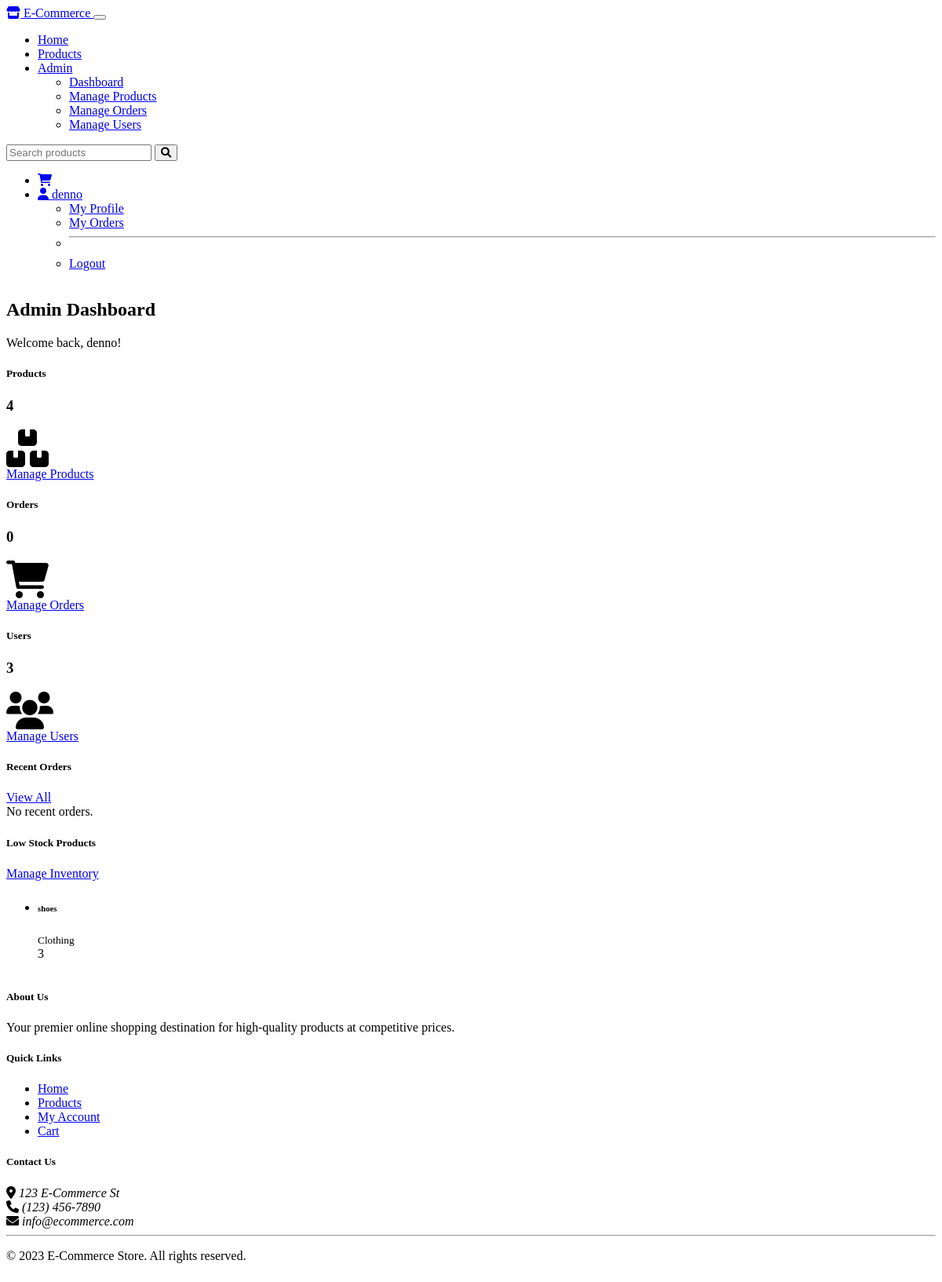
Page /admin/dashboard (signed in) on the earlier database version.
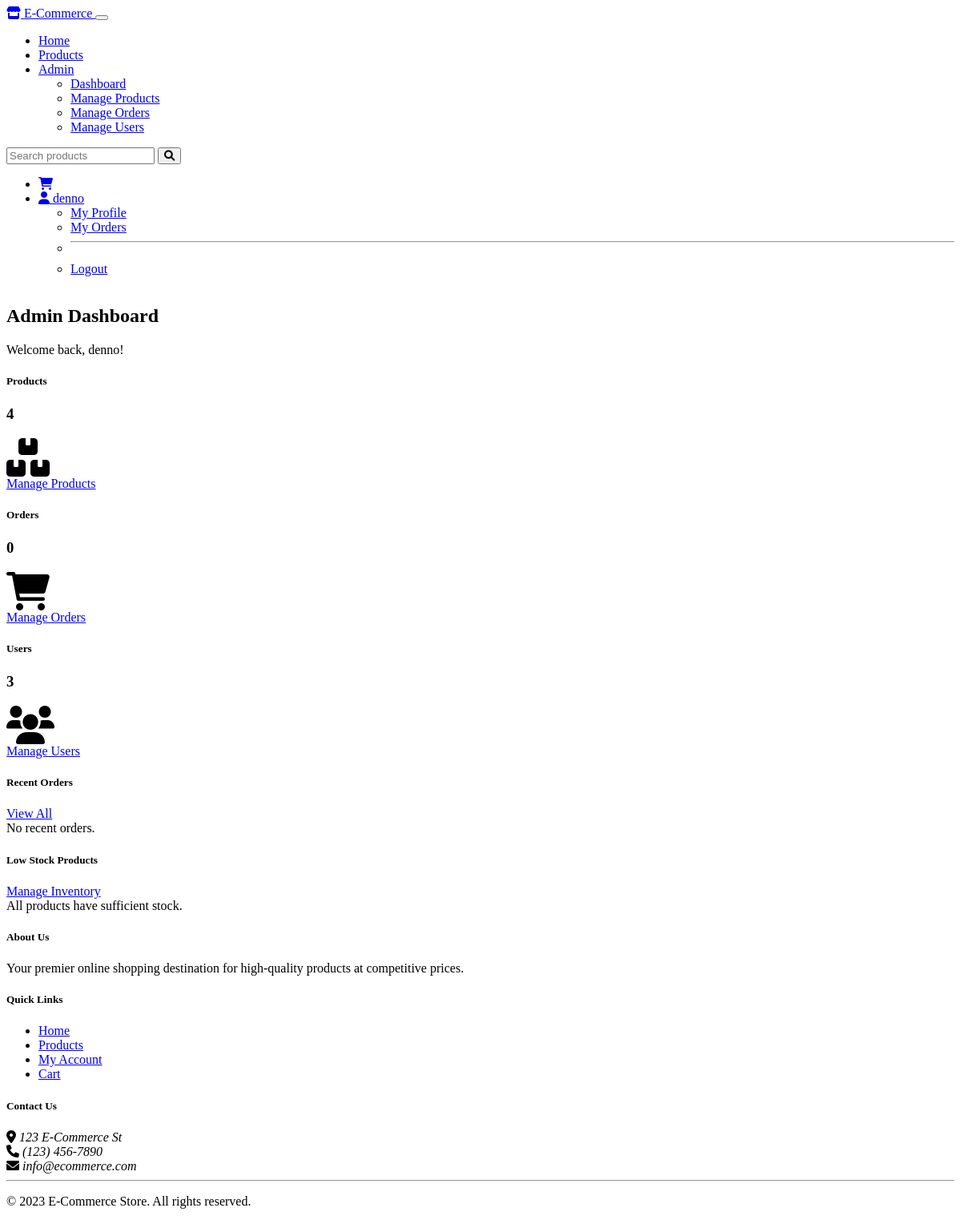
Same page on the later database version.
### tables this page shows
CREATE TABLE users (
        id INTEGER PRIMARY KEY AUTOINCREMENT,
        username TEXT UNIQUE NOT NULL,
        email TEXT UNIQUE NOT NULL,
        password TEXT NOT NULL,
        role TEXT NOT NULL DEFAULT 'customer'
    );

CREATE TABLE products (
        id INTEGER PRIMARY KEY AUTOINCREMENT,
        name TEXT NOT NULL,
        description TEXT NOT NULL,
        price REAL NOT NULL,
        image_url TEXT,
        category TEXT NOT NULL,
        stock INTEGER NOT NULL DEFAULT 0,
        created_at TIMESTAMP NOT NULL DEFAULT CURRENT_TIMESTAMP
    , size TEXT);

### admin.py (the view)
@admin_bp.route('/dashboard')
@login_required
@admin_required
def dashboard():
    conn = get_db_connection()
    product_count = conn.execute('SELECT COUNT(*) FROM products').fetchone()[0]
    order_count = conn.execute('SELECT COUNT(*) FROM orders').fetchone()[0]
    user_count = conn.execute('SELECT COUNT(*) FROM users').fetchone()[0]
    recent_orders = conn.execute('''
        SELECT o.*, u.username
        FROM orders o
        JOIN users u ON o.user_id = u.id
        ORDER BY o.created_at DESC LIMIT 5
    ''').fetchall()
    low_stock_products = conn.execute('SELECT * FROM products WHERE stock < 10').fetchall()
    conn.close()
    return render_template('admin/dashboard.html',
                          product_count=product_count,
                          order_count=order_count,
                          user_count=user_count,
                          recent_orders=recent_orders,
                          low_stock_products=low_stock_products)

### admin.py (called while the page is built)
def admin_required(f):
    @wraps(f)
    def decorated_function(*args, **kwargs):
        if not current_user.is_authenticated or current_user.role != 'admin':
            abort(403)
        return f(*args, **kwargs)
    return decorated_function

### app.py (called while the page is built)
def get_db_connection():
    conn = sqlite3.connect(DATABASE)
    conn.row_factory = sqlite3.Row
    return conn

### models.py (called while the page is built)
@login_manager.user_loader
def load_user(user_id):
    return User.get_by_id(user_id)

    @staticmethod
    def get_by_id(user_id):
        conn = get_db_connection()
        user = conn.execute('SELECT * FROM users WHERE id = ?', (user_id,)).fetchone()
        conn.close()
        if user:
            return User(
                id=user['id'],
                username=user['username'],
                email=user['email'],
                role=user['role']
            )
        return None

### templates/admin/dashboard.html (shortened to what this page needs)
{% extends 'base.html' %}
{% block content %}
<div class="container">
    <div class="row mb-4">
        <div class="col-12">
            <h2>Admin Dashboard</h2>
            <p class="text-muted">Welcome back, {{ current_user.username }}!</p>
        </div>
    </div>
    <div class="row mb-4">
        <div class="col-md-4 mb-3">
            <div class="card text-white bg-primary dashboard-card">
                <div class="card-body">
                    <div class="d-flex justify-content-between align-items-center">
                        <div>
                            <h5 class="card-title">Products</h5>
                            <h3 class="card-text">{{ product_count }}</h3>
                        </div>
                        <i class="fas fa-boxes fa-3x"></i>
                    </div>
                    <a href="{{ url_for('admin.products') }}" class="btn btn-sm btn-light mt-3">Manage Products</a>
                </div>
            </div>
        </div>
        <div class="col-md-4 mb-3">
            <div class="card text-white bg-success dashboard-card">
                <div class="card-body">
                    <div class="d-flex justify-content-between align-items-center">
                        <div>
                            <h5 class="card-title">Orders</h5>
                            <h3 class="card-text">{{ order_count }}</h3>
                        </div>
                        <i class="fas fa-shopping-cart fa-3x"></i>
                    </div>
                    <a href="{{ url_for('admin.orders') }}" class="btn btn-sm btn-light mt-3">Manage Orders</a>
                </div>
            </div>
        </div>
        <div class="col-md-4 mb-3">
            <div class="card text-white bg-info dashboard-card">
                <div class="card-body">
                    <div class="d-flex justify-content-between align-items-center">
                        <div>
                            <h5 class="card-title">Users</h5>
                            <h3 class="card-text">{{ user_count }}</h3>
                        </div>
                        <i class="fas fa-users fa-3x"></i>
                    </div>
                    <a href="{{ url_for('admin.users') }}" class="btn btn-sm btn-light mt-3">Manage Users</a>
                </div>
            </div>
        </div>
    </div>
    <div class="row mb-4">
        <div class="col-md-8">
            <div class="card">
                <div class="card-header d-flex justify-content-between align-items-center">
                    <h5 class="mb-0">Recent Orders</h5>
                    <a href="{{ url_for('admin.orders') }}" class="btn btn-sm btn-outline-primary">View All</a>
                </div>
                <div class="card-body">
                    {% if recent_orders %}
                    <div class="table-responsive">
                        <table class="table table-hover">
                            <thead>
                                <tr>
                                    <th>ID</th>
                                    <th>Customer</th>
                                    <th>Date</th>
                                    <th>Total</th>
                                    <th>Status</th>
                                    <th>Action</th>
                                </tr>
                            </thead>
                            <tbody>
                                {% for order in recent_orders %}
                                <tr>
                                    <td>{{ order.id }}</td>
                                    <td>{{ order.username }}</td>
                                    <td>{{ order.created_at }}</td>
                                    <td>${{ order.total }}</td>
                                    <td>
                                        <span class="badge {% if order.status == 'pending' %}bg-warning{% elif order.status == 'completed' %}bg-success{% elif order.status == 'cancelled' %}bg-danger{% else %}bg-secondary{% endif %}">
                                            {{ order.status }}
                                        </span>
                                    </td>
                                    <td>
                                        <a href="{{ url_for('admin.order_detail', order_id=order.id) }}" class="btn btn-sm btn-outline-primary">View</a>
                                    </td>
                                </tr>
                                {% endfor %}
                            </tbody>
                        </table>
                    </div>
                    {% else %}
                    <div class="alert alert-info">No recent orders.</div>
                    {% endif %}
                </div>
            </div>
        </div>
        <div class="col-md-4">
            <div class="card">
                <div class="card-header d-flex justify-content-between align-items-center">
                    <h5 class="mb-0">Low Stock Products</h5>
                    <a href="{{ url_for('admin.products') }}" class="btn btn-sm btn-outline-primary">Manage Inventory</a>
                </div>
                <div class="card-body">
                    {% if low_stock_products %}
                    <ul class="list-group">
                        {% for product in low_stock_products %}
                        <li class="list-group-item d-flex justify-content-between align-items-center">
                            <div>
                                <h6 class="mb-0">{{ product.name }}</h6>
                                <small class="text-muted">{{ product.category }}</small>
                            </div>
                            <span class="badge bg-danger rounded-pill">{{ product.stock }}</span>
                        </li>
                        {% endfor %}
                    </ul>
                    {% else %}
                    <div class="alert alert-success">All products have sufficient stock.</div>
                    {% endif %}
                </div>
            </div>
        </div>
    </div>
</div>
{% endblock %}

### templates/base.html (shortened to what this page needs)
<!DOCTYPE html>
<html lang="en" data-bs-theme="dark">
<head>
    <link rel="stylesheet" href="https://cdn.replit.com/agent/bootstrap-agent-dark-theme.min.css">
    <link rel="stylesheet" href="https://cdnjs.cloudflare.com/ajax/libs/font-awesome/6.0.0/css/all.min.css">
    <link rel="stylesheet" href="{{ url_for('static', filename='css/custom.css') }}">
</head>
<body>
    <nav class="navbar navbar-expand-lg navbar-dark bg-dark">
        <div class="container">
            <a class="navbar-brand" href="{{ url_for('index') }}">
                <i class="fas fa-store"></i> E-Commerce
            </a>
            <button class="navbar-toggler" type="button" data-bs-toggle="collapse" data-bs-target="#navbarNav" aria-controls="navbarNav" aria-expanded="false" aria-label="Toggle navigation">
            </button>
            <div class="collapse navbar-collapse" id="navbarNav">
                <ul class="navbar-nav me-auto">
                    <li class="nav-item">
                        <a class="nav-link" href="{{ url_for('index') }}">Home</a>
                    </li>
                    <li class="nav-item">
                        <a class="nav-link" href="{{ url_for('shop.products') }}">Products</a>
                    </li>
                    {% if current_user.is_authenticated %}
                        {% if current_user.role == 'admin' %}
                            <li class="nav-item dropdown">
                                <a class="nav-link dropdown-toggle" href="#" id="adminDropdown" role="button" data-bs-toggle="dropdown" aria-expanded="false">
                                    Admin
                                </a>
                                <ul class="dropdown-menu" aria-labelledby="adminDropdown">
                                    <li><a class="dropdown-item" href="{{ url_for('admin.dashboard') }}">Dashboard</a></li>
                                    <li><a class="dropdown-item" href="{{ url_for('admin.products') }}">Manage Products</a></li>
                                    <li><a class="dropdown-item" href="{{ url_for('admin.orders') }}">Manage Orders</a></li>
                                    <li><a class="dropdown-item" href="{{ url_for('admin.users') }}">Manage Users</a></li>
                                </ul>
                            </li>
                        {% endif %}
                    {% endif %}
                </ul>
                <form class="d-flex me-2" action="{{ url_for('shop.products') }}" method="GET">
                    <input class="form-control me-2" type="search" name="search" placeholder="Search products" aria-label="Search">
                    <button class="btn btn-outline-light" type="submit">
                        <i class="fas fa-search"></i>
                    </button>
                </form>
                <ul class="navbar-nav">
                    {% if current_user.is_authenticated %}
                        <li class="nav-item">
                            <a class="nav-link position-relative" href="{{ url_for('cart.view_cart') }}">
                                <i class="fas fa-shopping-cart"></i>
                            </a>
                        </li>
                        <li class="nav-item dropdown">
                            <a class="nav-link dropdown-toggle" href="#" id="userDropdown" role="button" data-bs-toggle="dropdown" aria-expanded="false">
                                <i class="fas fa-user"></i> {{ current_user.username }}
                            </a>
                            <ul class="dropdown-menu dropdown-menu-end" aria-labelledby="userDropdown">
                                <li><a class="dropdown-item" href="{{ url_for('shop.profile') }}">My Profile</a></li>
                                <li><a class="dropdown-item" href="{{ url_for('shop.orders') }}">My Orders</a></li>
                                <li><hr class="dropdown-divider"></li>
                                <li><a class="dropdown-item" href="{{ url_for('auth.logout') }}">Logout</a></li>
                            </ul>
                        </li>
                    {% endif %}
                </ul>
            </div>
        </div>
    </nav>
    <main class="py-4">
        {% block content %}{% endblock %}
    </main>
    <footer class="bg-dark text-white py-4 mt-5">
        <div class="container">
            <div class="row">
                <div class="col-md-4">
                    <h5>About Us</h5>
                    <p>Your premier online shopping destination for high-quality products at competitive prices.</p>
                </div>
                <div class="col-md-4">
                    <h5>Quick Links</h5>
                    <ul class="list-unstyled">
                        <li><a href="{{ url_for('index') }}" class="text-white">Home</a></li>
                        <li><a href="{{ url_for('shop.products') }}" class="text-white">Products</a></li>
                        {% if current_user.is_authenticated %}
                            <li><a href="{{ url_for('shop.profile') }}" class="text-white">My Account</a></li>
                            <li><a href="{{ url_for('cart.view_cart') }}" class="text-white">Cart</a></li>
                        {% else %}
                            <li><a href="{{ url_for('auth.login') }}" class="text-white">Login</a></li>
                            <li><a href="{{ url_for('auth.register') }}" class="text-white">Register</a></li>
                        {% endif %}
                    </ul>
                </div>
                <div class="col-md-4">
                    <h5>Contact Us</h5>
                    <address>
                        <i class="fas fa-map-marker-alt"></i> 123 E-Commerce St<br>
                        <i class="fas fa-phone"></i> (123) 456-7890<br>
                        <i class="fas fa-envelope"></i> info@ecommerce.com
                    </address>
                </div>
            </div>
            <hr>
            <div class="text-center">
                <p>&copy; 2023 E-Commerce Store. All rights reserved.</p>
            </div>
        </div>
    </footer>
</body>
</html>

### static/css/custom.css (style rules this page uses)
body { min-height: 100vh; display: flex; flex-direction: column; }
main { flex: 1; }
.dashboard-card { transition: transform 0.3s ease; }

Differences in the rows shown:
no longer on this page (row edited): products: name "shoes", category "Clothing", stock "3"
Other differences:
text now shown: "All products have sufficient stock."
